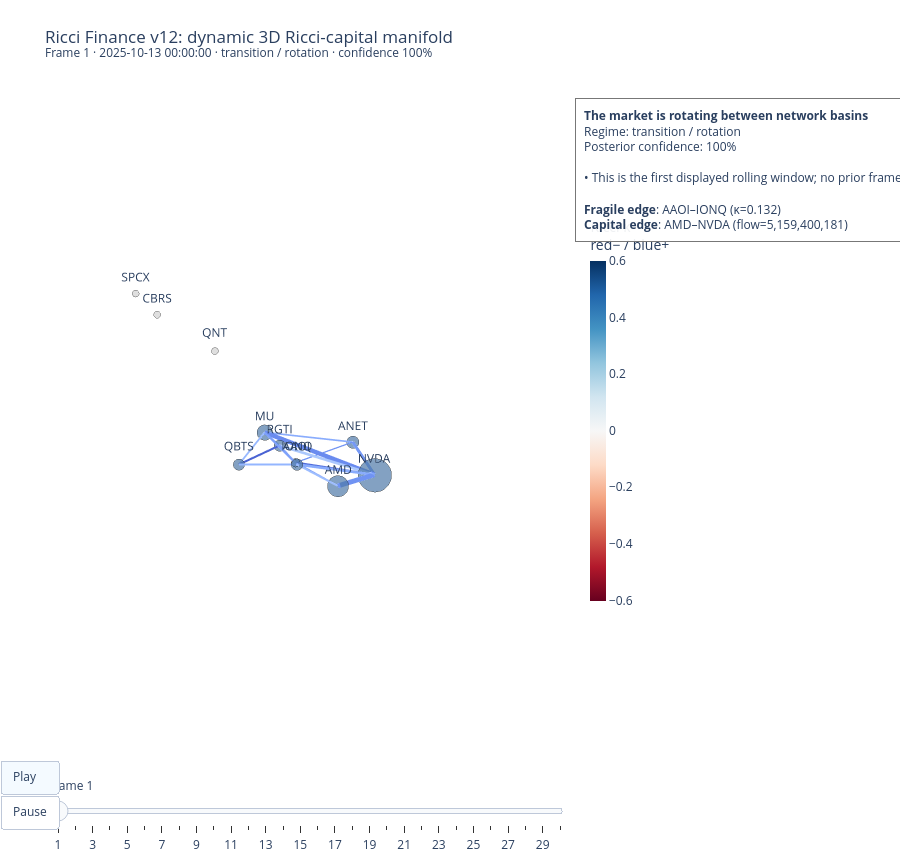

Notebook cell for this chart:
### Markdown cell above
## 17. Animate the HMM story manifold｜製作 HMM 故事流形動畫

A stable layout is used so visual movement mainly reflects changing attributes rather than a newly randomized layout.  
使用固定佈局，使視覺變化主要反映屬性改變，而非每格重新隨機排版。

Each frame synchronizes graph geometry, HMM label, posterior confidence, measured narrative, fragile edges, and dominant capital-activity edges.  
每個影格同步呈現圖幾何、HMM 標籤、後驗信心、量測敘事、脆弱邊與主要資本活動邊。

### Code cell
base_graph = build_base_graph_for_layout(
    frames,
    all_nodes=returns.columns,
)

stable_positions = compute_stable_layout_3d(
    base_graph,
    seed=42,
)

animation = build_3d_ricci_capital_animation(
    frames,
    stable_positions,
    z_mode="ricci_stress",
    stories=stories,
    frame_duration_ms=700,
)

animation.show()

### Figure 1 — Plotly figure (JSON) as saved in the notebook; plotly's stock layout.template omitted (floating-point values rounded to 4 significant figures)
{"data": [{"hoverinfo": "text", "hovertext": "AAOI-AMD<br>corr=0.424<br>distance=1.029<br>Ricci=0.393<br>capital flow=414,617,725", "line": {"color": "#7295f4", "width": 3.501}, "mode": "lines", "showlegend": false, "type": "scatter3d", "x": [-0.1972, -0.08334], "y": [0.08684, 0.5743], "z": [-0.3587, -0.3453]}, {"hoverinfo": "text", "hovertext": "AAOI-ANET<br>corr=0.419<br>distance=0.911<br>Ricci=0.401<br>capital flow=152,559,842", "line": {"color": "#6f92f3", "width": 2.517}, "mode": "lines", "showlegend": false, "type": "scatter3d", "x": [-0.1972, -0.8223], "y": [0.08684, 0.1544], "z": [-0.3587, -0.364]}, {"hoverinfo": "skip", "line": {"color": "rgba(0,0,0,0)", "width": 0}, "mode": "lines", "showlegend": false, "type": "scatter3d", "x": [null, null], "y": [null, null], "z": [null, null]}, {"hoverinfo": "text", "hovertext": "AAOI-IONQ<br>corr=0.322<br>distance=0.963<br>Ricci=0.132<br>capital flow=102,179,325", "line": {"color": "#bcd2f7", "width": 2.242}, "mode": "lines", "showlegend": false, "type": "scatter3d", "x": [-0.1972, 0.2212], "y": [0.08684, 0.4488], "z": [-0.3587, -0.2754]}, {"hoverinfo": "text", "hovertext": "AAOI-MU<br>corr=0.359<br>distance=1.030<br>Ricci=0.353<br>capital flow=210,027,708", "line": {"color": "#7da0f9", "width": 2.78}, "mode": "lines", "showlegend": false, "type": "scatter3d", "x": [-0.1972, -0.2938], "y": [0.08684, -0.3229], "z": [-0.3587, -0.3355]}, {"hoverinfo": "text", "hovertext": "AAOI-NVDA<br>corr=0.419<br>distance=1.064<br>Ricci=0.514<br>capital flow=762,788,682", "line": {"color": "#506bda", "width": 4.392}, "mode": "lines", "showlegend": false, "type": "scatter3d", "x": [-0.1972, -0.5294], "y": [0.08684, 0.5754], "z": [-0.3587, -0.3694]}, {"hoverinfo": "skip", "line": {"color": "rgba(0,0,0,0)", "width": 0}, "mode": "lines", "showlegend": false, "type": "scatter3d", "x": [null, null], "y": [null, null], "z": [null, null]}, {"hoverinfo": "skip", "line": {"color": "rgba(0,0,0,0)", "width": 0}, "mode": "lines", "showlegend": false, "type": "scatter3d", "x": [null, null], "y": [null, null], "z": [null, null]}, {"hoverinfo": "skip", "line": {"color": "rgba(0,0,0,0)", "width": 0}, "mode": "lines", "showlegend": false, "type": "scatter3d", "x": [null, null], "y": [null, null], "z": [null, null]}, {"hoverinfo": "text", "hovertext": "AMD-IONQ<br>corr=0.227<br>distance=1.161<br>Ricci=0.246<br>capital flow=598,863,781", "line": {"color": "#9dbdff", "width": 4.006}, "mode": "lines", "showlegend": false, "type": "scatter3d", "x": [-0.08334, 0.2212], "y": [0.5743, 0.4488], "z": [-0.3453, -0.2754]}, {"hoverinfo": "skip", "line": {"color": "rgba(0,0,0,0)", "width": 0}, "mode": "lines", "showlegend": false, "type": "scatter3d", "x": [null, null], "y": [null, null], "z": [null, null]}, {"hoverinfo": "text", "hovertext": "AMD-NVDA<br>corr=0.341<br>distance=1.035<br>Ricci=0.397<br>capital flow=5,159,400,181", "line": {"color": "#7093f3", "width": 9.823}, "mode": "lines", "showlegend": false, "type": "scatter3d", "x": [-0.08334, -0.5294], "y": [0.5743, 0.5754], "z": [-0.3453, -0.3694]}, {"hoverinfo": "skip", "line": {"color": "rgba(0,0,0,0)", "width": 0}, "mode": "lines", "showlegend": false, "type": "scatter3d", "x": [null, null], "y": [null, null], "z": [null, null]}, {"hoverinfo": "skip", "line": {"color": "rgba(0,0,0,0)", "width": 0}, "mode": "lines", "showlegend": false, "type": "scatter3d", "x": [null, null], "y": [null, null], "z": [null, null]}, {"hoverinfo": "skip", "line": {"color": "rgba(0,0,0,0)", "width": 0}, "mode": "lines", "showlegend": false, "type": "scatter3d", "x": [null, null], "y": [null, null], "z": [null, null]}, {"hoverinfo": "skip", "line": {"color": "rgba(0,0,0,0)", "width": 0}, "mode": "lines", "showlegend": false, "type": "scatter3d", "x": [null, null], "y": [null, null], "z": [null, null]}, {"hoverinfo": "text", "hovertext": "ANET-MU<br>corr=0.195<br>distance=1.066<br>Ricci=0.311<br>capital flow=353,283,610", "line": {"color": "#89acfd", "width": 3.309}, "mode": "lines", "showlegend": false, "type": "scatter3d", "x": [-0.8223, -0.2938], "y": [0.1544, -0.3229], "z": [-0.364, -0.3355]}, {"hoverinfo": "text", "hovertext": "ANET-NVDA<br>corr=0.301<br>distance=1.153<br>Ricci=0.380<br>capital flow=1,692,899,094", "line": {"color": "#7699f6", "width": 6.054}, "mode": "lines", "showlegend": false, "type": "scatter3d", "x": [-0.8223, -0.5294], "y": [0.1544, 0.5754], "z": [-0.364, -0.3694]}, {"hoverinfo": "skip", "line": {"color": "rgba(0,0,0,0)", "width": 0}, "mode": "lines", "showlegend": false, "type": "scatter3d", "x": [null, null], "y": [null, null], "z": [null, null]}, {"hoverinfo": "skip", "line": {"color": "rgba(0,0,0,0)", "width": 0}, "mode": "lines", "showlegend": false, "type": "scatter3d", "x": [null, null], "y": [null, null], "z": [null, null]}, {"hoverinfo": "skip", "line": {"color": "rgba(0,0,0,0)", "width": 0}, "mode": "lines", "showlegend": false, "type": "scatter3d", "x": [null, null], "y": [null, null], "z": [null, null]}, {"hoverinfo": "skip", "line": {"color": "rgba(0,0,0,0)", "width": 0}, "mode": "lines", "showlegend": false, "type": "scatter3d", "x": [null, null], "y": [null, null], "z": [null, null]}, {"hoverinfo": "skip", "line": {"color": "rgba(0,0,0,0)", "width": 0}, "mode": "lines", "showlegend": false, "type": "scatter3d", "x": [null, null], "y": [null, null], "z": [null, null]}, {"hoverinfo": "skip", "line": {"color": "rgba(0,0,0,0)", "width": 0}, "mode": "lines", "showlegend": false, "type": "scatter3d", "x": [null, null], "y": [null, null], "z": [null, null]}, {"hoverinfo": "skip", "line": {"color": "rgba(0,0,0,0)", "width": 0}, "mode": "lines", "showlegend": false, "type": "scatter3d", "x": [null, null], "y": [null, null], "z": [null, null]}, {"hoverinfo": "text", "hovertext": "IONQ-MU<br>corr=0.416<br>distance=0.927<br>Ricci=0.348<br>capital flow=657,273,946", "line": {"color": "#7ea1fa", "width": 4.149}, "mode": "lines", "showlegend": false, "type": "scatter3d", "x": [0.2212, -0.2938], "y": [0.4488, -0.3229], "z": [-0.2754, -0.3355]}, {"hoverinfo": "text", "hovertext": "IONQ-NVDA<br>corr=0.242<br>distance=1.205<br>Ricci=0.313<br>capital flow=1,187,690,153", "line": {"color": "#89acfd", "width": 5.233}, "mode": "lines", "showlegend": false, "type": "scatter3d", "x": [0.2212, -0.5294], "y": [0.4488, 0.5754], "z": [-0.2754, -0.3694]}, {"hoverinfo": "text", "hovertext": "IONQ-QBTS<br>corr=0.754<br>distance=0.527<br>Ricci=0.273<br>capital flow=611,619,264", "line": {"color": "#94b6ff", "width": 4.038}, "mode": "lines", "showlegend": false, "type": "scatter3d", "x": [0.2212, 0.1415], "y": [0.4488, -0.1841], "z": [-0.2754, -0.3573]}, {"hoverinfo": "skip", "line": {"color": "rgba(0,0,0,0)", "width": 0}, "mode": "lines", "showlegend": false, "type": "scatter3d", "x": [null, null], "y": [null, null], "z": [null, null]}, {"hoverinfo": "text", "hovertext": "IONQ-RGTI<br>corr=0.774<br>distance=0.507<br>Ricci=0.341<br>capital flow=615,968,275", "line": {"color": "#81a4fb", "width": 4.049}, "mode": "lines", "showlegend": false, "type": "scatter3d", "x": [0.2212, -0.2618], "y": [0.4488, -0.1344], "z": [-0.2754, -0.3465]}, {"hoverinfo": "text", "hovertext": "MU-NVDA<br>corr=0.442<br>distance=1.009<br>Ricci=0.420<br>capital flow=4,003,471,545", "line": {"color": "#6a8bef", "width": 8.772}, "mode": "lines", "showlegend": false, "type": "scatter3d", "x": [-0.2938, -0.5294], "y": [-0.3229, 0.5754], "z": [-0.3355, -0.3694]}, {"hoverinfo": "text", "hovertext": "MU-QBTS<br>corr=0.291<br>distance=1.029<br>Ricci=0.264<br>capital flow=434,287,818", "line": {"color": "#97b8ff", "width": 3.56}, "mode": "lines", "showlegend": false, "type": "scatter3d", "x": [-0.2938, 0.1415], "y": [-0.3229, -0.1841], "z": [-0.3355, -0.3573]}, {"hoverinfo": "text", "hovertext": "MU-RGTI<br>corr=0.267<br>distance=1.048<br>Ricci=0.317<br>capital flow=390,782,041", "line": {"color": "#88abfd", "width": 3.428}, "mode": "lines", "showlegend": false, "type": "scatter3d", "x": [-0.2938, -0.2618], "y": [-0.3229, -0.1344], "z": [-0.3355, -0.3465]}, {"hoverinfo": "skip", "line": {"color": "rgba(0,0,0,0)", "width": 0}, "mode": "lines", "showlegend": false, "type": "scatter3d", "x": [null, null], "y": [null, null], "z": [null, null]}, {"hoverinfo": "text", "hovertext": "NVDA-RGTI<br>corr=0.269<br>distance=1.184<br>Ricci=0.193<br>capital flow=1,228,652,752", "line": {"color": "#abc8fd", "width": 5.306}, "mode": "lines", "showlegend": false, "type": "scatter3d", "x": [-0.5294, -0.2618], "y": [0.5754, -0.1344], "z": [-0.3694, -0.3465]}, {"hoverinfo": "skip", "line": {"color": "rgba(0,0,0,0)", "width": 0}, "mode": "lines", "showlegend": false, "type": "scatter3d", "x": [null, null], "y": [null, null], "z": [null, null]}, {"hoverinfo": "text", "hovertext": "QBTS-RGTI<br>corr=0.849<br>distance=0.409<br>Ricci=0.535<br>capital flow=639,784,581", "line": {"color": "#4a63d3", "width": 4.107}, "mode": "lines", "showlegend": false, "type": "scatter3d", "x": [0.1415, -0.2618], "y": [-0.1841, -0.1344], "z": [-0.3573, -0.3465]}, {"hoverinfo": "skip", "line": {"color": "rgba(0,0,0,0)", "width": 0}, "mode": "lines", "showlegend": false, "type": "scatter3d", "x": [null, null], "y": [null, null], "z": [null, null]}, {"hoverinfo": "skip", "line": {"color": "rgba(0,0,0,0)", "width": 0}, "mode": "lines", "showlegend": false, "type": "scatter3d", "x": [null, null], "y": [null, null], "z": [null, null]}, {"hoverinfo": "skip", "line": {"color": "rgba(0,0,0,0)", "width": 0}, "mode": "lines", "showlegend": false, "type": "scatter3d", "x": [null, null], "y": [null, null], "z": [null, null]}, {"hoverinfo": "text", "hovertext": ["Ticker: AAOI<br>cluster=0<br>status=active<br>capital mass=117,685,901<br>z=-0.359", "Ticker: AMD<br>cluster=0<br>status=active<br>capital mass=8,111,711,193<br>z=-0.345", "Ticker: ANET<br>cluster=0<br>status=active<br>capital mass=1,125,117,425<br>z=-0.364", "Ticker: CBRS<br>cluster=1<br>status=waiting_for_data<br>capital mass=0<br>z=0.000", "Ticker: IONQ<br>cluster=0<br>status=active<br>capital mass=857,790,135<br>z=-0.275", "Ticker: MU<br>cluster=0<br>status=active<br>capital mass=2,907,465,991<br>z=-0.335", "Ticker: NVDA<br>cluster=0<br>status=active<br>capital mass=28,156,521,074<br>z=-0.369", "Ticker: QBTS<br>cluster=0<br>status=active<br>capital mass=767,957,524<br>z=-0.357", "Ticker: QNT<br>cluster=2<br>status=waiting_for_data<br>capital mass=0<br>z=0.000", "Ticker: RGTI<br>cluster=0<br>status=active<br>capital mass=739,153,650<br>z=-0.346", "Ticker: SPCX<br>cluster=3<br>status=waiting_for_data<br>capital mass=0<br>z=0.000"], "marker": {"color": ["#4E79A7", "#4E79A7", "#4E79A7", "#D0D0D0", "#4E79A7", "#4E79A7", "#4E79A7", "#4E79A7", "#D0D0D0", "#4E79A7", "#D0D0D0"], "line": {"color": "#222", "width": 1}, "size": [10.01, 24.67, 14.21, 8, 13.42, 17.98, 39.06, 13.13, 8, 13.03, 8]}, "mode": "markers+text", "showlegend": false, "text": ["AAOI", "AMD", "ANET", "CBRS", "IONQ", "MU", "NVDA", "QBTS", "QNT", "RGTI", "SPCX"], "textposition": "top center", "type": "scatter3d", "x": [-0.1972, -0.08334, -0.8223, 0.61, 0.2212, -0.2938, -0.5294, 0.1415, 0.8248, -0.2618, 0.3903], "y": [0.08684, 0.5743, 0.1544, -0.4925, 0.4488, -0.3229, 0.5754, -0.1841, 0.2942, -0.1344, -1.0], "z": [-0.3587, -0.3453, -0.364, 0, -0.2754, -0.3355, -0.3694, -0.3573, 0, -0.3465, 0]}, {"hoverinfo": "skip", "marker": {"cmax": 0.6, "cmin": -0.6, "color": [-0.6, 0.6], "colorbar": {"len": 0.62, "thickness": 16, "title": {"text": "Ricci κ<br>red− / blue+"}}, "colorscale": [[0, "rgb(103,0,31)"], [0.1, "rgb(178,24,43)"], [0.2, "rgb(214,96,77)"], [0.3, "rgb(244,165,130)"], [0.4, "rgb(253,219,199)"], [0.5, "rgb(247,247,247)"], [0.6, "rgb(209,229,240)"], [0.7, "rgb(146,197,222)"], [0.8, "rgb(67,147,195)"], [0.9, "rgb(33,102,172)"], [1, "rgb(5,48,97)"]], "opacity": 0, "showscale": true, "size": 0.1}, "mode": "markers", "showlegend": false, "type": "scatter3d", "x": [null, null], "y": [null, null], "z": [null, null]}], "layout": {"annotations": [{"align": "left", "bgcolor": "rgba(255,255,255,0.92)", "bordercolor": "#777", "borderpad": 8, "borderwidth": 1, "font": {"size": 12}, "showarrow": false, "text": "<b>The market is rotating between network basins</b><br>Regime: transition / rotation<br>Posterior confidence: 100%<br><br>• This is the first displayed rolling window; no prior frame is available for a frame-to-frame comparison.<br><br><b>Fragile edge</b>: AAOI–IONQ (κ=0.132)<br><b>Capital edge</b>: AMD–NVDA (flow=5,159,400,181)", "x": 1.01, "xanchor": "left", "xref": "paper", "y": 0.98, "yanchor": "top", "yref": "paper"}], "height": 850, "margin": {"b": 70, "l": 0, "r": 330, "t": 85}, "scene": {"aspectmode": "cube", "camera": {"eye": {"x": 1.8, "y": 1.8, "z": 1.15}}, "domain": {"x": [0, 0.77], "y": [0, 1]}, "xaxis": {"range": [-1.069, 1.072], "visible": false}, "yaxis": {"range": [-1.236, 0.8117], "visible": false}, "zaxis": {"range": [-0.5482, 0.0715], "visible": false}}, "showlegend": false, "sliders": [{"active": 0, "currentvalue": {"prefix": "Frame "}, "pad": {"t": 40}, "steps": [{"args": [["0"], {"frame": {"duration": 700, "redraw": true}, "mode": "immediate", "transition": {"duration": 0}}], "label": "1", "method": "animate"}, {"args": [["1"], {"frame": {"duration": 700, "redraw": true}, "mode": "immediate", "transition": {"duration": 0}}], "label": "2", "method": "animate"}, {"args": [["2"], {"frame": {"duration": 700, "redraw": true}, "mode": "immediate", "transition": {"duration": 0}}], "label": "3", "method": "animate"}, {"args": [["3"], {"frame": {"duration": 700, "redraw": true}, "mode": "immediate", "transition": {"duration": 0}}], "label": "4", "method": "animate"}, {"args": [["4"], {"frame": {"duration": 700, "redraw": true}, "mode": "immediate", "transition": {"duration": 0}}], "label": "5", "method": "animate"}, {"args": [["5"], {"frame": {"duration": 700, "redraw": true}, "mode": "immediate", "transition": {"duration": 0}}], "label": "6", "method": "animate"}, {"args": [["6"], {"frame": {"duration": 700, "redraw": true}, "mode": "immediate", "transition": {"duration": 0}}], "label": "7", "method": "animate"}, {"args": [["7"], {"frame": {"duration": 700, "redraw": true}, "mode": "immediate", "transition": {"duration": 0}}], "label": "8", "method": "animate"}, {"args": [["8"], {"frame": {"duration": 700, "redraw": true}, "mode": "immediate", "transition": {"duration": 0}}], "label": "9", "method": "animate"}, {"args": [["9"], {"frame": {"duration": 700, "redraw": true}, "mode": "immediate", "transition": {"duration": 0}}], "label": "10", "method": "animate"}, {"args": [["10"], {"frame": {"duration": 700, "redraw": true}, "mode": "immediate", "transition": {"duration": 0}}], "label": "11", "method": "animate"}, {"args": [["11"], {"frame": {"duration": 700, "redraw": true}, "mode": "immediate", "transition": {"duration": 0}}], "label": "12", "method": "animate"}, {"args": [["12"], {"frame": {"duration": 700, "redraw": true}, "mode": "immediate", "transition": {"duration": 0}}], "label": "13", "method": "animate"}, {"args": [["13"], {"frame": {"duration": 700, "redraw": true}, "mode": "immediate", "transition": {"duration": 0}}], "label": "14", "method": "animate"}, {"args": [["14"], {"frame": {"duration": 700, "redraw": true}, "mode": "immediate", "transition": {"duration": 0}}], "label": "15", "method": "animate"}, {"args": [["15"], {"frame": {"duration": 700, "redraw": true}, "mode": "immediate", "transition": {"duration": 0}}], "label": "16", "method": "animate"}, {"args": [["16"], {"frame": {"duration": 700, "redraw": true}, "mode": "immediate", "transition": {"duration": 0}}], "label": "17", "method": "animate"}, {"args": [["17"], {"frame": {"duration": 700, "redraw": true}, "mode": "immediate", "transition": {"duration": 0}}], "label": "18", "method": "animate"}, {"args": [["18"], {"frame": {"duration": 700, "redraw": true}, "mode": "immediate", "transition": {"duration": 0}}], "label": "19", "method": "animate"}, {"args": [["19"], {"frame": {"duration": 700, "redraw": true}, "mode": "immediate", "transition": {"duration": 0}}], "label": "20", "method": "animate"}, {"args": [["20"], {"frame": {"duration": 700, "redraw": true}, "mode": "immediate", "transition": {"duration": 0}}], "label": "21", "method": "animate"}, {"args": [["21"], {"frame": {"duration": 700, "redraw": true}, "mode": "immediate", "transition": {"duration": 0}}], "label": "22", "method": "animate"}, {"args": [["22"], {"frame": {"duration": 700, "redraw": true}, "mode": "immediate", "transition": {"duration": 0}}], "label": "23", "method": "animate"}, {"args": [["23"], {"frame": {"duration": 700, "redraw": true}, "mode": "immediate", "transition": {"duration": 0}}], "label": "24", "method": "animate"}, {"args": [["24"], {"frame": {"duration": 700, "redraw": true}, "mode": "immediate", "transition": {"duration": 0}}], "label": "25", "method": "animate"}, {"args": [["25"], {"frame": {"duration": 700, "redraw": true}, "mode": "immediate", "transition": {"duration": 0}}], "label": "26", "method": "animate"}, {"args": [["26"], {"frame": {"duration": 700, "redraw": true}, "mode": "immediate", "transition": {"duration": 0}}], "label": "27", "method": "animate"}, {"args": [["27"], {"frame": {"duration": 700, "redraw": true}, "mode": "immediate", "transition": {"duration": 0}}], "label": "28", "method": "animate"}, {"args": [["28"], {"frame": {"duration": 700, "redraw": true}, "mode": "immediate", "transition": {"duration": 0}}], "label": "29", "method": "animate"}, {"args": [["29"], {"frame": {"duration": 700, "redraw": true}, "mode": "immediate", "transition": {"duration": 0}}], "label": "30", "method": "animate"}]}], "title": {"text": "Ricci Finance v12: dynamic 3D Ricci-capital manifold<br><sup>Frame 1 · 2025-10-13 00:00:00 · transition / rotation · confidence 100%</sup>"}, "updatemenus": [{"buttons": [{"args": [null, {"frame": {"duration": 700, "redraw": true}, "fromcurrent": true}], "label": "Play", "method": "animate"}, {"args": [[null], {"frame": {"duration": 0}, "mode": "immediate"}], "label": "Pause", "method": "animate"}], "type": "buttons", "x": 0.02, "y": -0.04}]}}
